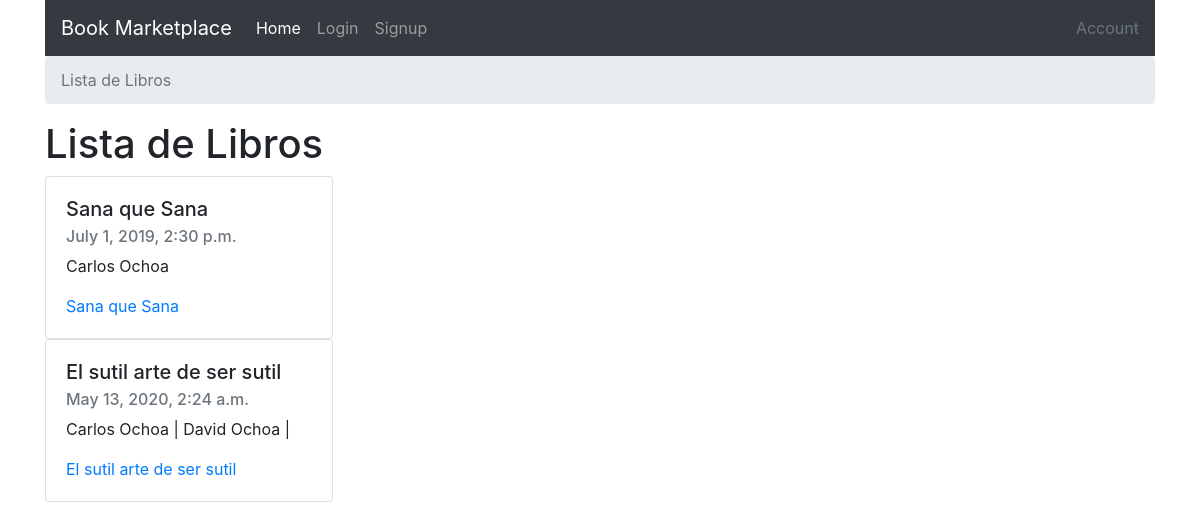
The page / on the database its author committed.
### books/models.py (models this page shows)
class Book(models.Model):
    authors = models.ManyToManyField(Author)
    title = models.CharField(max_length=100)
    publication_date = models.DateTimeField()
    isbn = models.CharField(max_length=16)
    slug = models.SlugField()
    cover = models.ImageField()
    price = models.FloatField()
    def __str__(self):
        return self.title
    def get_absolute_url(self):
        return reverse("books:book-detail", kwargs={
            'slug': self.slug
        })

class Author(models.Model):
    first_name = models.CharField(max_length=30)
    last_name = models.CharField(max_length=30)
    slug = models.SlugField()
    def __str__(self):
        return f"{self.first_name} {self.last_name}"

### books/views.py (the view)
# urls.py: path('', book_list, name="book-list"),
def book_list(request):
    qs = Book.objects.all()
    context = {
        'queryset': qs
    }
    return render(request, "book_list.html", context)

### templates/book_list.html
{% extends "base.html" %} {% block breadcrumb %}
<li class="breadcrumb-item active" aria-current="page">Lista de Libros</li>
{% endblock breadcrumb %} {% block content %}
<h1>Lista de Libros</h1>
{% for book in queryset %}
<div class="card" style="width: 18rem;">
  <div class="card-body">
    <h5 class="card-title">{{ book.title}}</h5>
    <h6 class="card-subtitle mb-2 text-muted">{{ book.publication_date}}</h6>
    <p class="card-text">
      {% for author in book.authors.all %}
      <span>
        {{author}}
      </span>
      {% if book.authors.count > 1 %} | {% endif %} {% endfor %}
    </p>
    <a href="{{book.get_absolute_url}}" class="card-link">{{ book}}</a>
  </div>
</div>
{% endfor %} {% endblock content %}

### rows shown on the page
Book: title "Sana que Sana", publication_date "July 1, 2019, 2:30 p.m."
Author: first_name+last_name "Carlos Ochoa"
Book: title "El sutil arte de ser sutil", publication_date "May 13, 2020, 2:24 a.m."
Author: first_name+last_name "David Ochoa"
